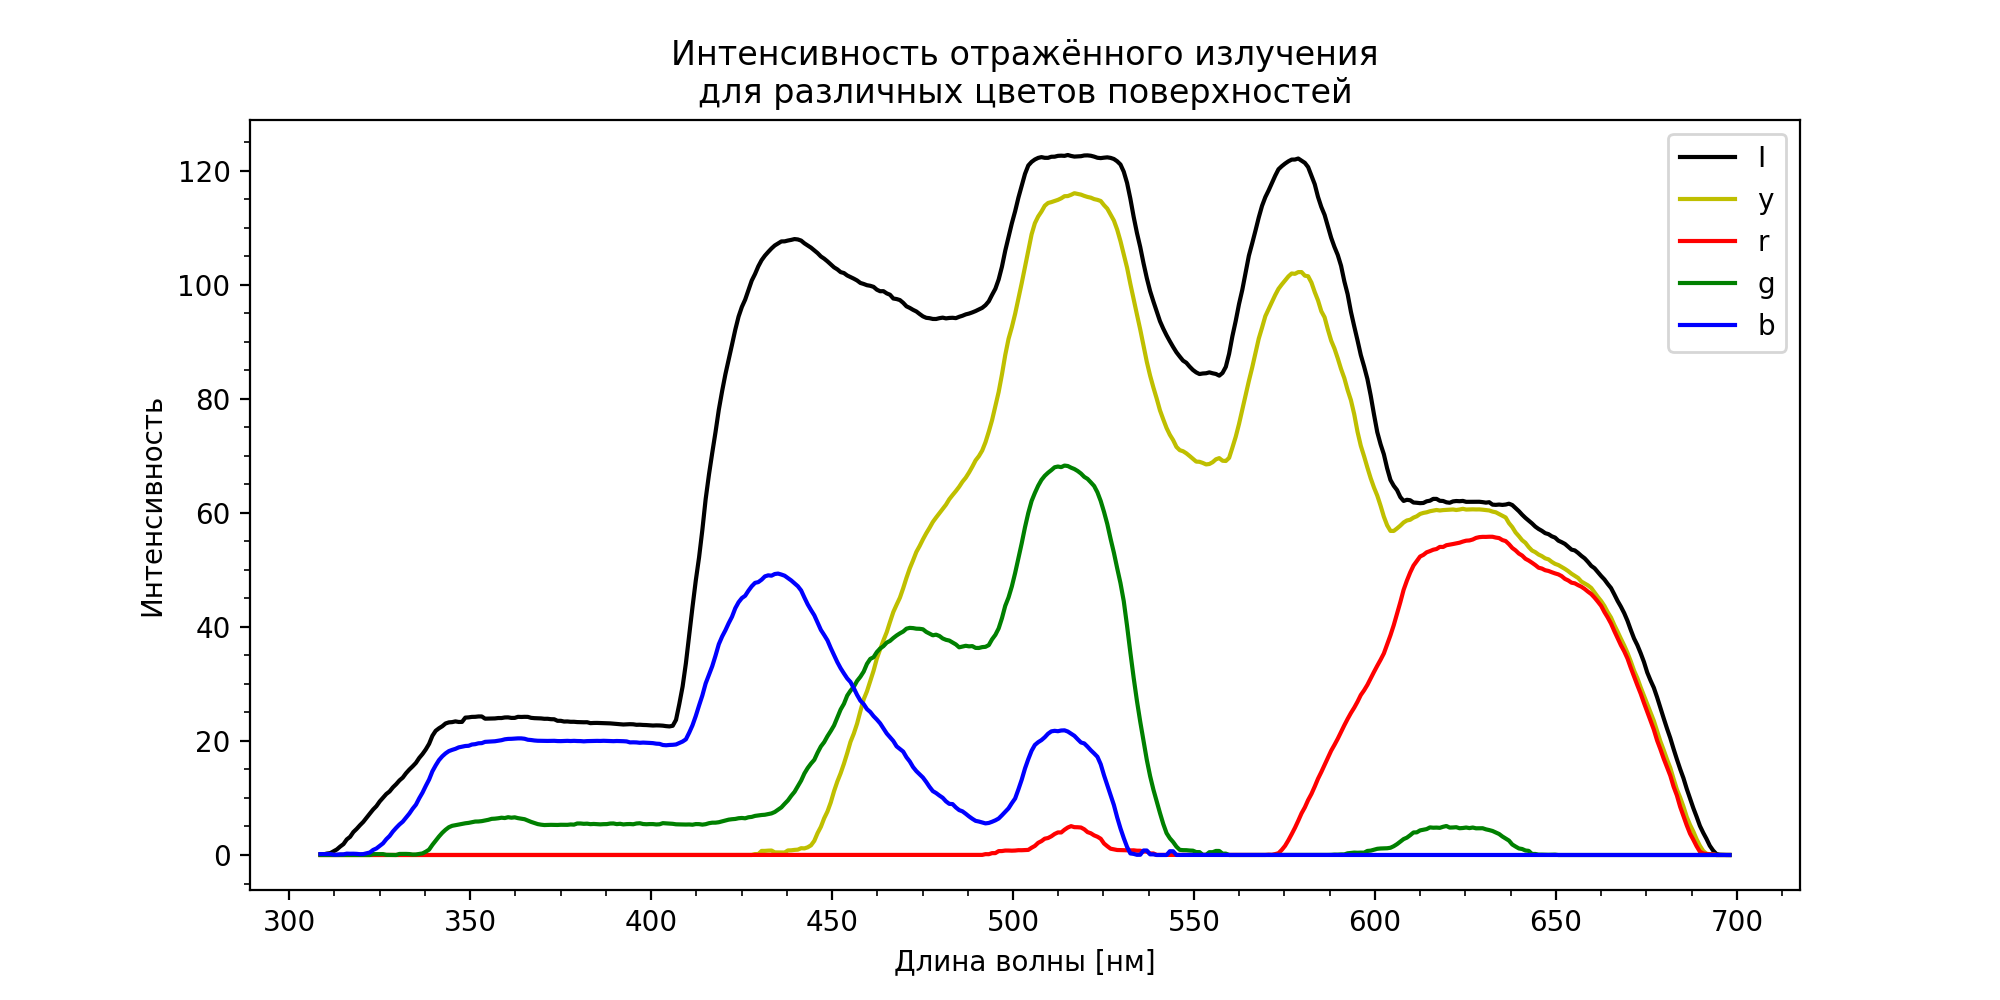

This chart was generated by the following Python code:
import numpy as np
import matplotlib.pyplot as plt
import matplotlib.ticker as ticker
import imageio.v2 as imageio
from cycler import cycler

o = []
with open(r'coefficients.txt') as f:
    for line in f:
        o.append(float(line))
k = o[0]
c = o[1]

def calib(x, pos):
    return int(x * k + c)
def readIntensity(photoName):
    photo = imageio.imread(photoName)
    background = photo[896:1111, 664:1093, 0:3]

    cut = photo[896:1111, 664:1093, 0:3]
    rgb = np.mean(cut, axis=0)
    luma = 0.2989 * rgb[:, 0] + 0.5866 * rgb[:, 1] + 0.1144 * rgb[:, 2]

    plt.rc('axes', prop_cycle=(cycler('color', ['r', 'g', 'b'])))
    return luma

fig = plt.figure(figsize=(10, 5), dpi=200)
ax = fig.add_subplot()

plt.title('Интенсивность отражённого излучения\nдля различных цветов поверхностей')
plt.xlabel('Длина волны [нм]')
plt.ylabel('Интенсивность')
plt.minorticks_on()
plt.plot(readIntensity('white_spec.jpg'), 'black', label='I')
plt.plot(readIntensity('yellow_spec.jpg'), 'y', label='y')
plt.plot(readIntensity('red_spec.jpg'), 'r', label='r')
plt.plot(readIntensity('green_spec.jpg'), 'g', label='g')
plt.plot(readIntensity('blue_spec.jpg'), 'b', label='b')
plt.legend()
start, end = ax.get_xlim()
ax.xaxis.set_ticks(((np.arange(((start * k + c) // 50 + 1) * 50, end * k + c, 50, dtype=int)) - c) / k)
ax.xaxis.set_major_formatter(ticker.FuncFormatter(calib))

plt.savefig('Intensity.png')
plt.show()
